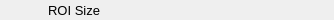
    <widget class="PyDMFrame" name="composite_6">
      <property name="geometry">
        <rect>
          <x>402</x>
          <y>570</y>
          <width>334</width>
          <height>20</height>
        </rect>
      </property>
      <widget class="QLabel" name="text_14">
        <property name="geometry">
          <rect>
            <x>0</x>
            <y>0</y>
            <width>100</width>
            <height>20</height>
          </rect>
        </property>
        <property name="text">
          <string>ROI Size</string>
        </property>
        <property name="font" stdset="0">
          <font>
            <pointsize>10</pointsize>
          </font>
        </property>
        <property name="brush" stdset="0">
          <brush brushstyle="SolidPattern">
            <color alpha="255">
              <red>0</red>
              <green>0</green>
              <blue>0</blue>
            </color>
          </brush>
        </property>
        <property name="toolTip">
          <string>text_14</string>
        </property>
        <property name="alignment">
          <set>Qt::AlignRight|Qt::AlignTrailing|Qt::AlignVCenter</set>
        </property>
        <property name="styleSheet">
          <string notr="true">QLabel#text_14 {
  color: rgb(0, 0, 0);
  }</string>
        </property>
      </widget>
      <widget class="PyDMLabel" name="text_update_20">
        <property name="geometry">
          <rect>
            <x>193</x>
            <y>1</y>
            <width>61</width>
            <height>18</height>
          </rect>
        </property>
        <property name="toolTip">
          <string>PV: ${prefix}ArraySizeY_RBV</string>
        </property>
        <property name="channel" stdset="0">
          <string>ca://${prefix}ArraySizeY_RBV</string>
        </property>
        <property name="font" stdset="0">
          <font>
            <pointsize>10</pointsize>
          </font>
        </property>
        <property name="alignment">
          <set>Qt::AlignCenter</set>
        </property>
        <property name="textInteractionFlags">
          <set>Qt::TextSelectableByKeyboard|Qt::TextSelectableByMouse</set>
        </property>
        <property name="styleSheet">
          <string notr="true">PyDMLabel#text_update_20 {
  color: rgb(10, 0, 184);
  background-color: rgb(187, 187, 187);
  }</string>
        </property>
      </widget>
      <widget class="PyDMLabel" name="text_update_21">
        <property name="geometry">
          <rect>
            <x>273</x>
            <y>1</y>
            <width>61</width>
            <height>18</height>
          </rect>
        </property>
        <property name="toolTip">
          <string>PV: ${prefix}ArraySizeZ_RBV</string>
        </property>
        <property name="channel" stdset="0">
          <string>ca://${prefix}ArraySizeZ_RBV</string>
        </property>
        <property name="font" stdset="0">
          <font>
            <pointsize>10</pointsize>
          </font>
        </property>
        <property name="alignment">
          <set>Qt::AlignCenter</set>
        </property>
        <property name="textInteractionFlags">
          <set>Qt::TextSelectableByKeyboard|Qt::TextSelectableByMouse</set>
        </property>
        <property name="styleSheet">
          <string notr="true">PyDMLabel#text_update_21 {
  color: rgb(10, 0, 184);
  background-color: rgb(187, 187, 187);
  }</string>
        </property>
      </widget>
      <widget class="PyDMLabel" name="text_update_22">
        <property name="geometry">
          <rect>
            <x>113</x>
            <y>1</y>
            <width>61</width>
            <height>18</height>
          </rect>
        </property>
        <property name="toolTip">
          <string>PV: ${prefix}ArraySizeX_RBV</string>
        </property>
        <property name="channel" stdset="0">
          <string>ca://${prefix}ArraySizeX_RBV</string>
        </property>
        <property name="font" stdset="0">
          <font>
            <pointsize>10</pointsize>
          </font>
        </property>
        <property name="alignment">
          <set>Qt::AlignCenter</set>
        </property>
        <property name="textInteractionFlags">
          <set>Qt::TextSelectableByKeyboard|Qt::TextSelectableByMouse</set>
        </property>
        <property name="styleSheet">
          <string notr="true">PyDMLabel#text_update_22 {
  color: rgb(10, 0, 184);
  background-color: rgb(187, 187, 187);
  }</string>
        </property>
      </widget>
    </widget>
